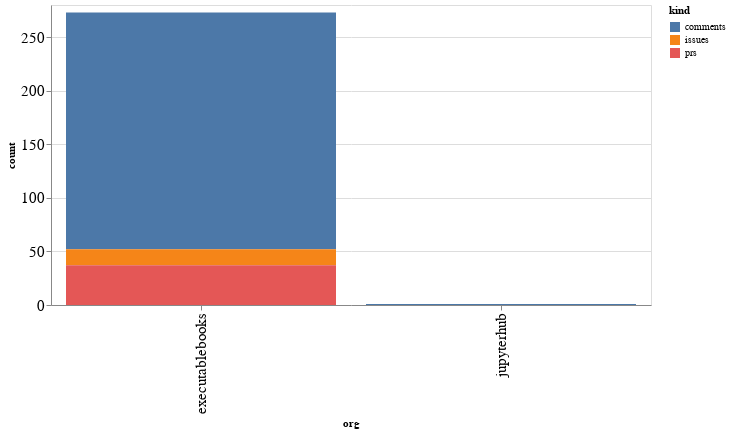

Notebook cell for this chart:
### Code cell
alt.Chart(org_summaries, width=600).mark_bar().encode(
    x='org',
    y='count',
    color='kind',
    tooltip="org"
)

### Figure 1 — Vega-Lite specification as saved in the notebook (floating-point values rounded to 4 significant figures)
{"config": {"axisLeft": {"labelFontSize": 15}, "axisBottom": {"labelFontSize": 15}}, "data": {"name": "data-c3ccbee3a576a76c65589ec0aad97841"}, "mark": "bar", "encoding": {"color": {"type": "nominal", "field": "kind"}, "tooltip": {"type": "nominal", "field": "org"}, "x": {"type": "nominal", "field": "org"}, "y": {"type": "quantitative", "field": "count"}}, "width": 600, "$schema": "https://vega.github.io/schema/vega-lite/v4.8.1.json", "datasets": {"data-c3ccbee3a576a76c65589ec0aad97841": [{"org": "executablebooks", "kind": "comments", "count": 221}, {"org": "executablebooks", "kind": "issues", "count": 15}, {"org": "executablebooks", "kind": "prs", "count": 37}, {"org": "jupyterhub", "kind": "comments", "count": 1}]}}
